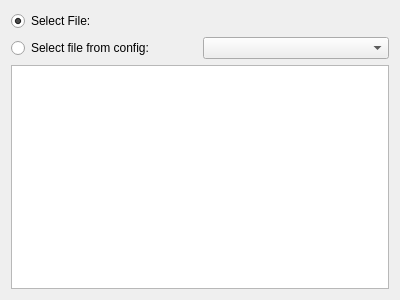
<?xml version="1.0" encoding="UTF-8"?>
<ui version="4.0">
 <class>SelectThunderbirdFilterFilesWidget</class>
 <widget class="QWidget" name="SelectThunderbirdFilterFilesWidget">
  <property name="geometry">
   <rect>
    <x>0</x>
    <y>0</y>
    <width>400</width>
    <height>300</height>
   </rect>
  </property>
  <layout class="QGridLayout" name="gridLayout">
   <item row="0" column="0">
    <widget class="QRadioButton" name="selectFile">
     <property name="text">
      <string>Select File:</string>
     </property>
     <property name="checked">
      <bool>true</bool>
     </property>
     <attribute name="buttonGroup">
      <string notr="true">buttonGroup</string>
     </attribute>
    </widget>
   </item>
   <item row="0" column="1">
    <widget class="KUrlRequester" name="fileUrl"/>
   </item>
   <item row="1" column="0">
    <widget class="QRadioButton" name="selectFromConfig">
     <property name="text">
      <string>Select file from config:</string>
     </property>
     <attribute name="buttonGroup">
      <string notr="true">buttonGroup</string>
     </attribute>
    </widget>
   </item>
   <item row="1" column="1">
    <widget class="KComboBox" name="profiles"/>
   </item>
   <item row="2" column="0" colspan="2">
    <widget class="QListWidget" name="listFiles"/>
   </item>
  </layout>
 </widget>
 <customwidgets>
  <customwidget>
   <class>KComboBox</class>
   <extends>QComboBox</extends>
   <header>kcombobox.h</header>
  </customwidget>
  <customwidget>
   <class>KUrlRequester</class>
   <extends>QFrame</extends>
   <header>kurlrequester.h</header>
  </customwidget>
 </customwidgets>
 <resources/>
 <connections/>
 <buttongroups>
  <buttongroup name="buttonGroup"/>
 </buttongroups>
</ui>
